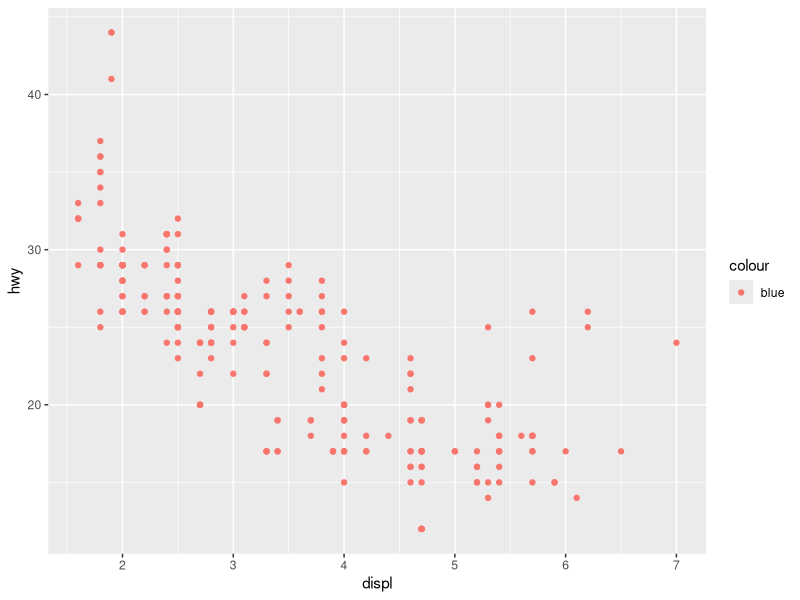
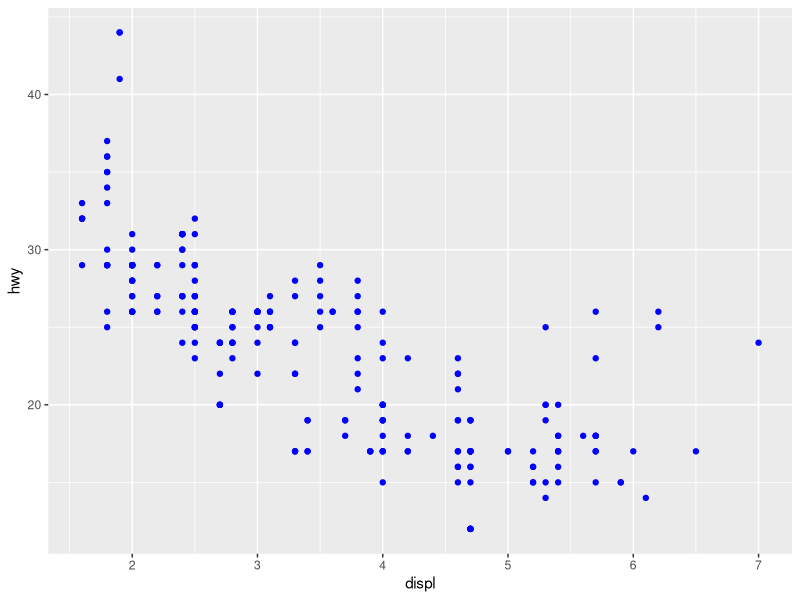
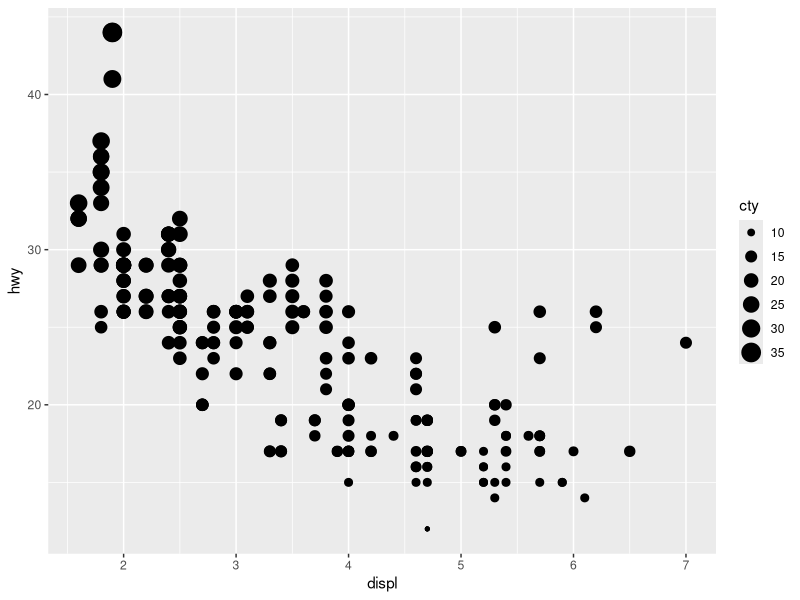
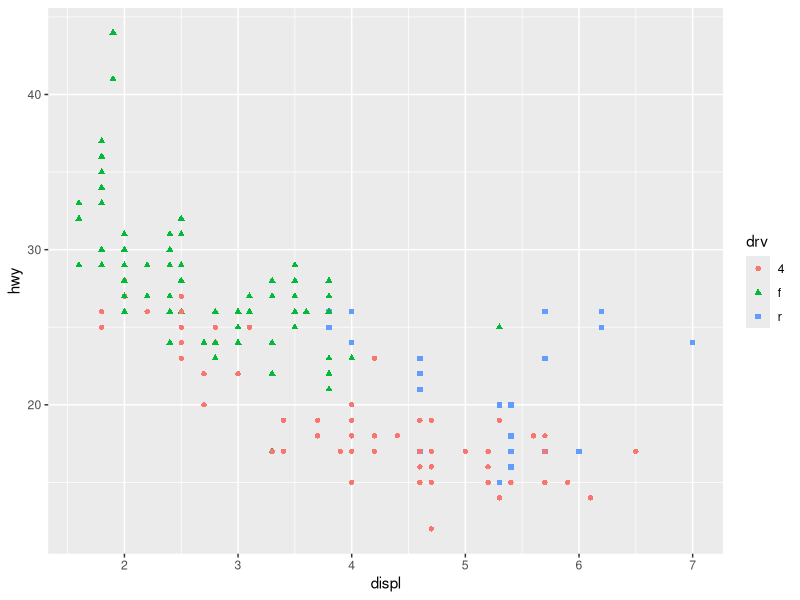
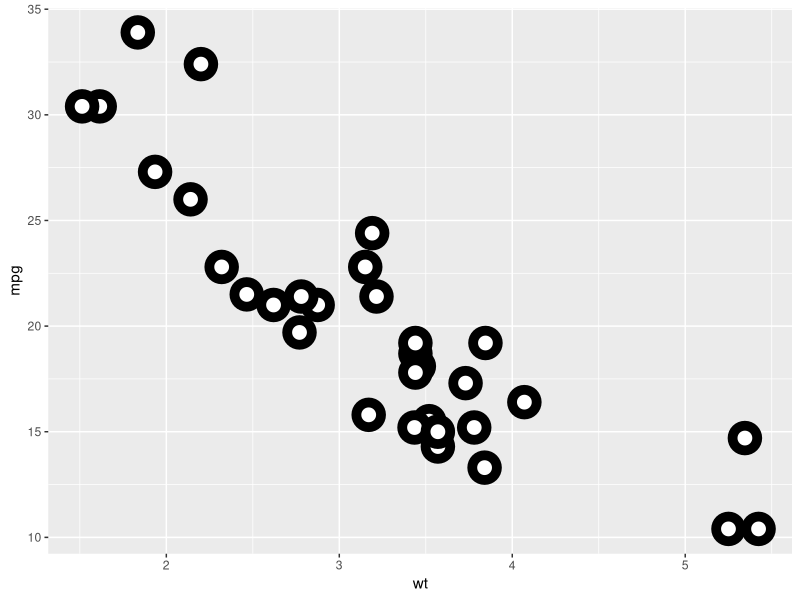
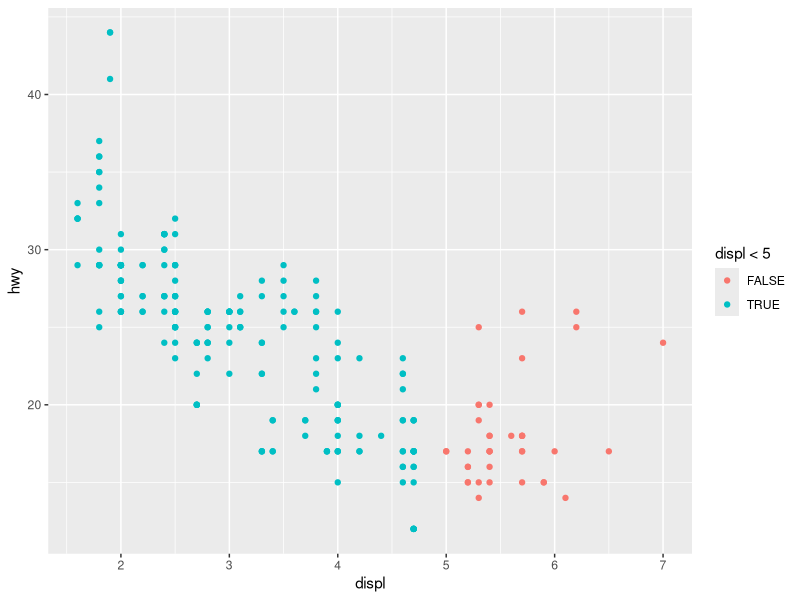
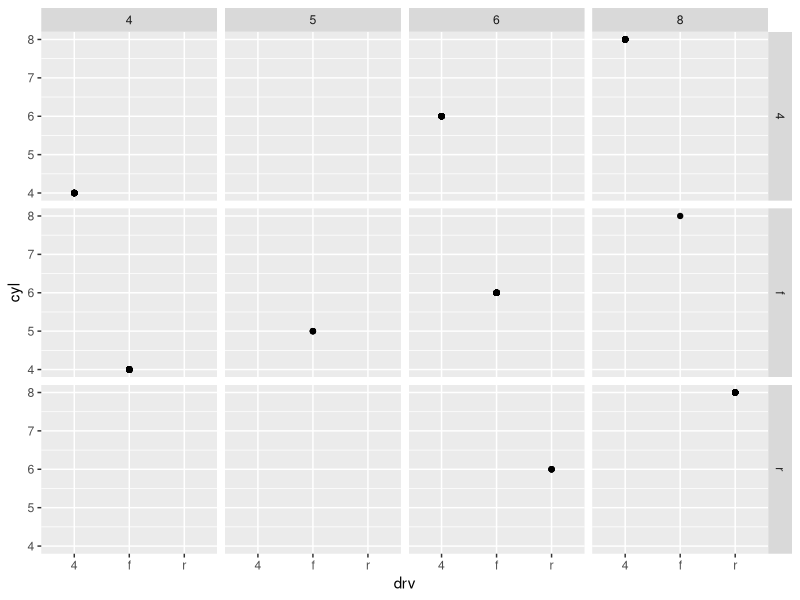
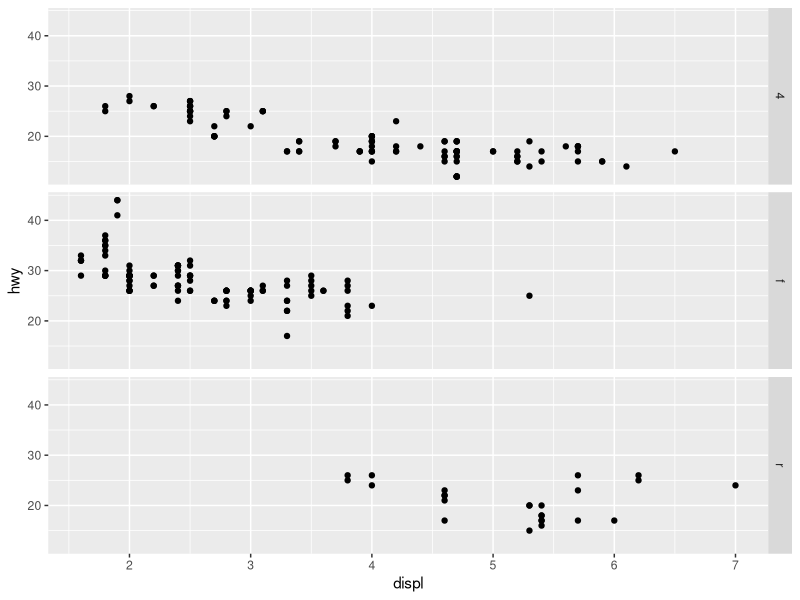

Reproduce these figures in R, in order.
## ---- chunk 1
    library(ggplot2)
    ggplot(data = mpg) + 
      geom_point(mapping = aes(x = displ, y = hwy, color = "blue"))
## ---- chunk 2
    ggplot(data = mpg) +
      geom_point(mapping = aes(x = displ, y = hwy), color = "blue")
## ---- chunk 3
  
library(tidyverse)
mpg
## ---- chunk 4
ggplot(data = mpg) + 
  geom_point(mapping = aes(x = displ, y = hwy, size = cty))
## ---- chunk 5
ggplot(data = mpg) + 
  geom_point(mapping = aes(x = displ, y = hwy, color = drv, shape = drv))
## ---- chunk 6
    ?geom_point

    
ggplot(mtcars, aes(wt, mpg)) +
  geom_point(shape = 21, colour = "black", fill = "white", size = 5, stroke = 5)
## ---- chunk 7
    ggplot(data = mpg) + 
  geom_point(mapping = aes(x = displ, y = hwy, color = displ < 5))

## ---- chunk 8
 ggplot(data = mpg) + 
      geom_point(mapping = aes(x = drv, y = cyl)) + 
    facet_grid(drv ~ cyl)
## ---- chunk 9
    ggplot(data = mpg) + 
      geom_point(mapping = aes(x = displ, y = hwy)) +
      facet_grid(drv ~ .)
    
    ggplot(data = mpg) + 
      geom_point(mapping = aes(x = displ, y = hwy)) +
      facet_grid(. ~ cyl)
## ---- chunk 10
 ggplot(data = mpg) + 
      geom_point(mapping = aes(x = displ, y = hwy)) + 
      facet_wrap(~ class, nrow = 2)
## ---- chunk 11
    
## ---- chunk 12

## ---- chunk 13

## ---- chunk 14

## ---- chunk 15

## ---- chunk 16

## ---- chunk 17

## ---- chunk 18

## ---- chunk 19

## ---- chunk 20

## ---- chunk 21

## ---- chunk 22
    ggplot(data = mpg, mapping = aes(x = cty, y = hwy)) + 
      geom_point()
## ---- chunk 23

## ---- chunk 24

## ---- chunk 25

## ---- chunk 26

## ---- chunk 27

## ---- chunk 28
    ggplot(data = mpg, mapping = aes(x = cty, y = hwy)) +
      geom_point() + 
      geom_abline() +
      coord_fixed()
## ---- chunk 29

